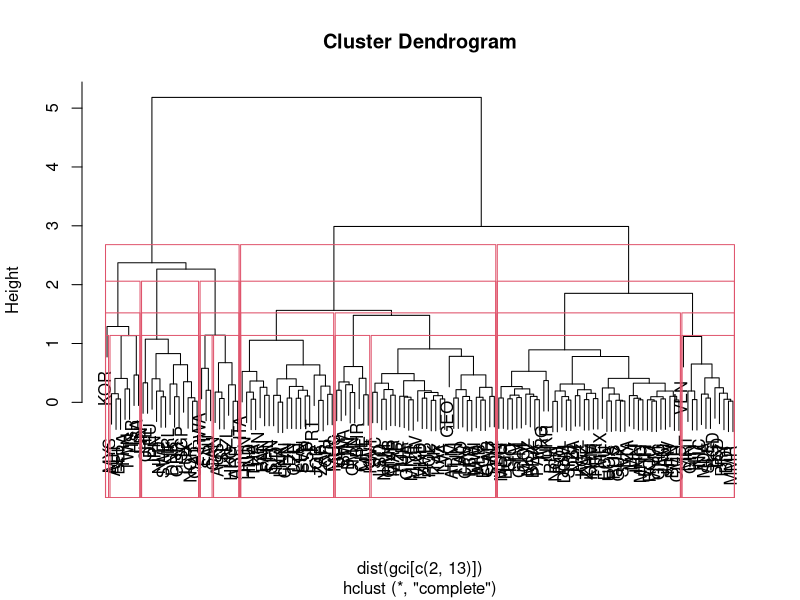
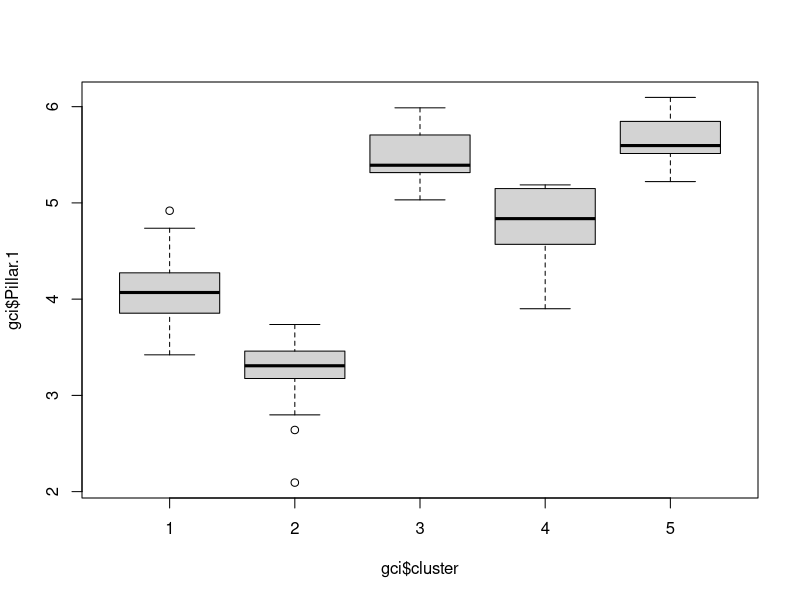
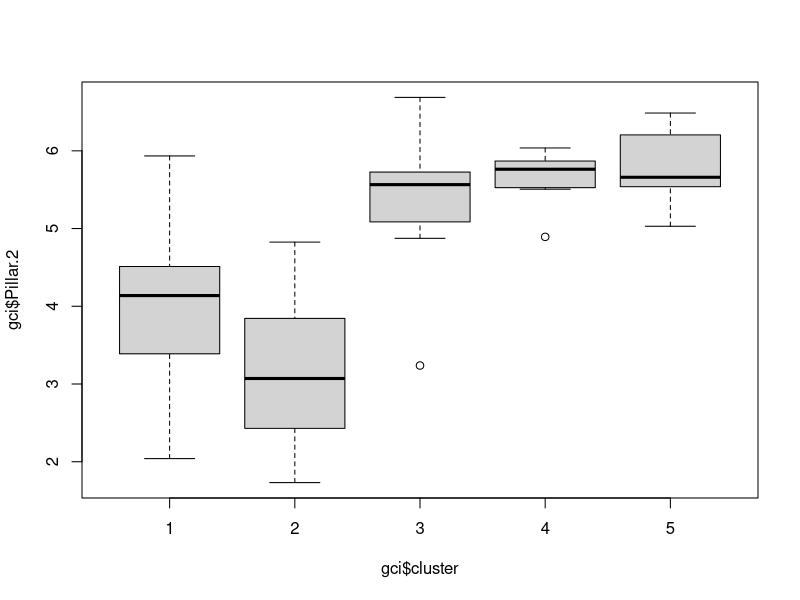
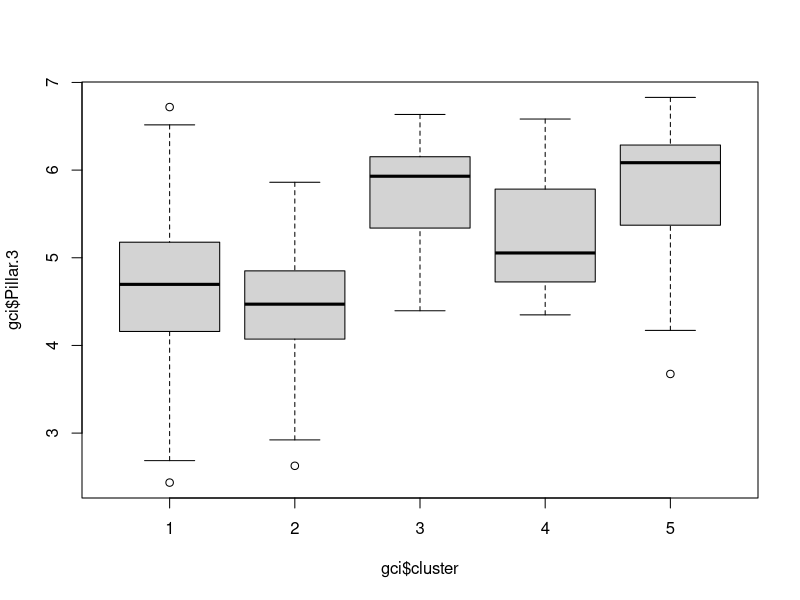
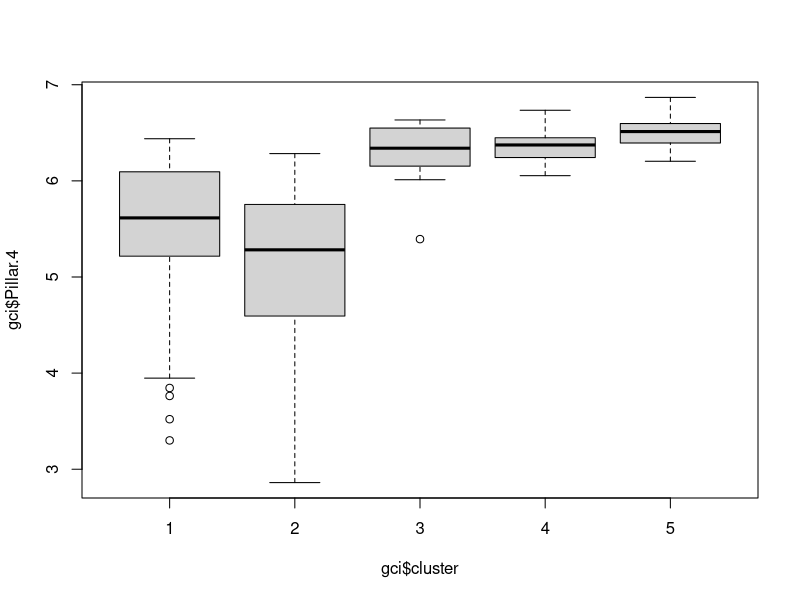
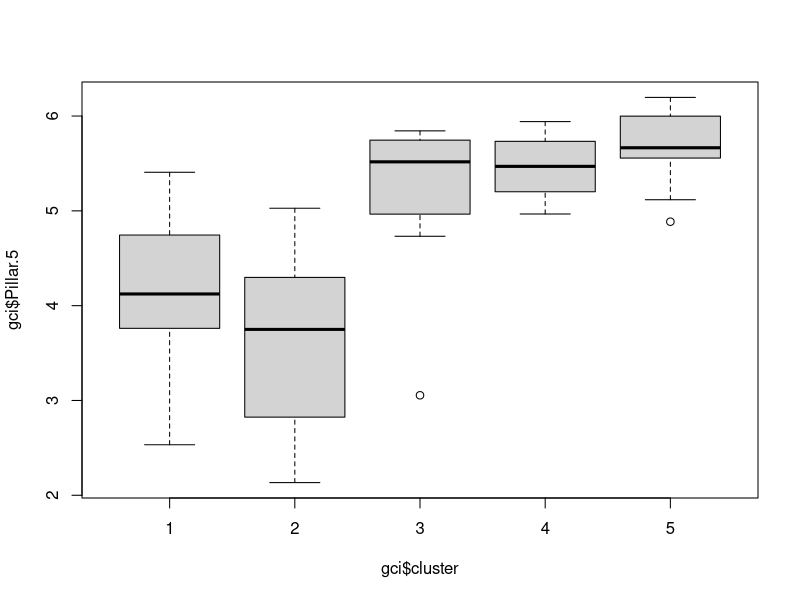
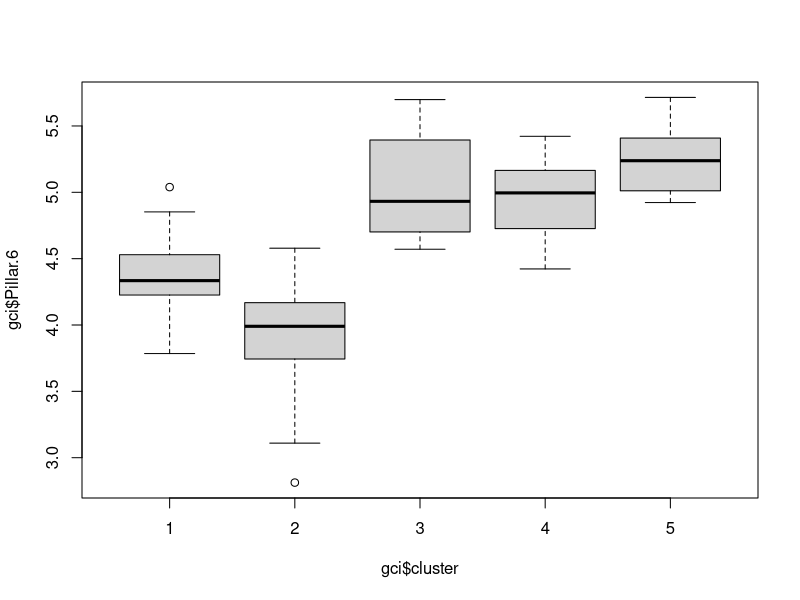
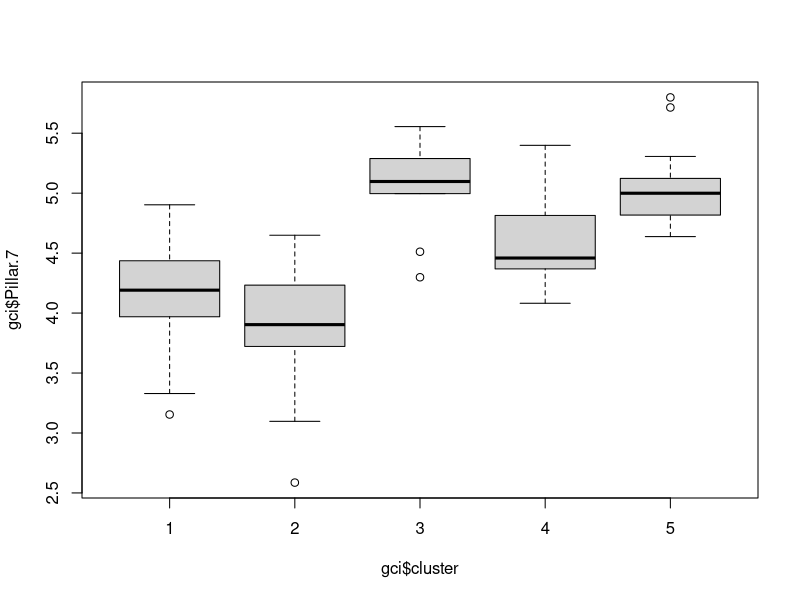

The R source for these figures, in order: (Note: this script raises an error after producing the figures.)
#####Homework 3#####
# ATTENTION!!!: whenever you are applying k means clustering, set seed equal to 5.
# You need to set seed every time before performing k means clustering.
# The Global Competitiveness Report 2015-2016 assesses the competitiveness
# landscape of 144 economies, providing insight into the drivers of their 
# productivity and prosperity. The report remains the most comprehensive assessment of 
# national competitiveness worldwide, providing a platform for 
# dialogue between government, business and civil society about the actions 
# required to improve economic prosperity. Competitiveness is defined as the 
# set of institutions, policies and factors that determine the level of 
# productivity of a country. The level of productivity, in turn, sets the 
# level of prosperity that can be earned by an economy.
# Visit http://reports.weforum.org/global-competitiveness-report-2015-2016 for more details

# The different aspects of competitiveness are captured in 12 pillars, 
# which compose the Global Competitiveness Index. The value for pillar for each country is a 
# number between 1-7 and is measured based on the set of sub-indicators (also measured by the scale 1-7)
# Your task is to create clusters of countries based on the pillars of competitivness.

# 1. Load the dataset GCI.csv into R.
gci <- read.csv( 'GCI.csv' )

# 2. Make the variable Country.code as rownames for the dataframe 
# (hint: use rownames() command) (1)
rownames( gci ) <- gci$Country.Code

# 3. Remove the variable Country.Code from the dataframe as you will 
# not need it anymore. (1)
gci$Country.Code <- NULL

# 4. Run hierarchical clustering on the dataset, using 12 pillars as clustering variables (2)
set.seed( 5 )
hc <- hclust( dist( gci[ c(2,13) ] ) )


# 5.Plot the dendogram. What do you think is the optimal number of clusters?
# Try 4 different options. The code should be written in such a 
# way that R gives you a new clear plot each time you try different number 
# of clusters and the rectangles are drown on top of them for each of your options.
# Your goal is to get as nit plots as possible. (2)
plot( hc )
rect.hclust( hc, 10 )
rect.hclust( hc, 5 )  # the best one
rect.hclust( hc, 3 )
rect.hclust( hc, 7 )

# 5.1 Choose one of the numbers of the clusters that you created in problem 5.
# Describe what are the differnces between the clusters in terms of differences in  means. (1)
M<-cutree( hc, 5 )
gci$cluster <- M
attach( gci )
aggdata <- aggregate( gci[-c(1,14)], by=list( gci$cluster ), FUN=mean )
print( aggdata )
detach( gci )

# 5.2 How will you describe your clusters? Try to give names to each of the clusters.(1)
# the first 3 clusters are rich and developed countries
# the second two are poor or developing countries
# cluster1 - developed
# cluster2 - europe
# cluster3 - life quality
# cluster4 - developing
# cluster5 - poor
# Of course there are exceptions, but most of the countries in the clusters can be described by the words above

# 5.3 Looking at the averages of the pillars for each cluster, pick a pillar
# that you think constitutes the largest difference between the clusters.
# Create a boxplot of that pillar against the clusters. Give your comments. (2)
boxplot( gci$Pillar.1~gci$cluster )
boxplot( gci$Pillar.2~gci$cluster )
boxplot( gci$Pillar.3~gci$cluster )
boxplot( gci$Pillar.4~gci$cluster )
boxplot( gci$Pillar.5~gci$cluster )
boxplot( gci$Pillar.6~gci$cluster )
boxplot( gci$Pillar.7~gci$cluster )
boxplot( gci$Pillar.8~gci$cluster )
boxplot( gci$Pillar.9~gci$cluster )
boxplot( gci$Pillar.10~gci$cluster )
boxplot( gci$Pillar.11~gci$cluster )
boxplot( gci$Pillar.12~gci$cluster )
# gci$Pillar.1 is the most different

# 6.Run K-means algorithm, with the same number of clusters that you used in the
# prevous problem. (1) 
set.seed( 5 )
clusters <- kmeans( gci[-c(1,14)], 5 )
clusters$size
clusters

# 7. Are the results the same? Comment.
# (Remember that you might get different numbers (labels) for the 
# clusters if you are using different methods. (2)
# We got almost the same result
# But the number of countries in each cluster is a little different

# Now choose one of the methods and continue with that.

# The dataset WDI indicators has some social and economic data on the countries included in GCI study.
# Note the WDI dataset has the same order as GCI,
# so you can easly add cluster variable to the WDI dataset

# 8.1 Read the dataset into R. Look at the population - what are the min and max values 
# for each cluster? what does this info tell you about the clusters? (2)
wdi <- read.csv( 'WDI.csv' )
# I choose hierarcial clustering
wdi$cluster <- gci$cluster
aggregatedMin <- aggregate( wdi[-c(1)], by=list( wdi$cluster ), FUN=min, na.rm = TRUE )
aggregatedMax <- aggregate( wdi[-c(1)], by=list( wdi$cluster ), FUN=max, na.rm = TRUE )
aggregatedMin$Population
aggregatedMax$Population

# 8.2 Describe your clusters using indicators from the WDI dataset:
# Note that the meanings of the variables are given in a seperate file.
# You need to do a small research, if you want to understand better these variables.
# Try to give description of each cluster in 2-3 sentences. (3)
aggregate( wdi[-c(1)], by=list( wdi$cluster ), FUN=mean, na.rm = TRUE )
# life expectency and unemployment show that countries in the first and second clusters are not developed
# in 3rd, 4th and 5th clusters thr countries are developed

# Global Peace Index is an attempt to measure the relative position of nations' and regions' peacefulness.
# The dataset GPI provides the Global Peace Index scores and rankings 
# for the countries included in the list.
# Note the GPI dataset has the same order as GCI,
# so you can easly add cluster variable to the WDI dataset.

# 9.1 Load the dataset into R.
gpi <- read.csv( 'GPI.csv' )
gpi$cluster <- gci$cluster

# 9.2 Calcualte average score for each cluster. Comment on your findings. (2)
aggregate( gpi[-c(1,2)], by=list( gpi$cluster ), FUN=mean, na.rm = TRUE )$GPI.2016.Score


# 9.3 Estimate rankings for cluster based on the average scores you received in previous step.
# (The rankings for each country are available in the GPI dataset.)(2)
# => in sorted order by clusters (5,3,4,1,2)

# 10. Do your own research on the datasets, find something interesting.(5)
# Do not do trivial manipulations like creating plots without making any valuable
# inferences about those plots.
set.seed( 5 )
wdi <- na.omit( wdi )
clusters <- kmeans( wdi$Life_expectancy, 5 )
clusters$size
clusters
# clusters are very similar to the previous results
# so life expectency plays a significant role in clustering
rm( list = ls() )

#Football data analysis
# The file Soccer.csv summarized various data for football players from 11 European 
# Leagues. The data is collecting based on the FIFA ratings. 
# http://sofifa.com/player/192883 By opening this link, you can find the data for
# Henrikh Mkhitaryan, as well as find the decriptions of the variables. Do some
# reasearch on this web site before starting your homework.

  
# The file Soccer.csv summarized various data for football players from 11 European 
# Leagues. The data is collecting based on the FIFA ratings. 
# http://sofifa.com/player/192883 By opening this link, you can find the data for
# Henrikh Mkhitaryan, as well as find the decriptions of the variables. Do some
# reasearch on this web site before starting your homework.


  
# 11. Load file Soccer.csv into R. Perform k means clustering. 
# Try with at least two different numbers of clusters. (2)
soccer <- read.csv( 'Soccer.csv' )
soccer_scaled <- as.data.frame( scale( soccer[,5:42] ) )
clusters6 <- kmeans( soccer_scaled, 6 )
clusters5 <- kmeans( soccer_scaled, 5 )
clusters4 <- kmeans( soccer_scaled, 4 )
clusters3 <- kmeans( soccer_scaled, 3 )

# 12. Plot the clusters for all the trials (numbers of clusters).
# Do you see any similarity in both graphs?
# Hint: you may find useful package fpc and function called plotcluster. (3)
library( fpc )
plotcluster( soccer_scaled, clusters3$cluster )
plotcluster( soccer_scaled, clusters4$cluster )
plotcluster( soccer_scaled, clusters5$cluster )
plotcluster( soccer_scaled, clusters6$cluster )
# one is the cluster of goalkeepers :)
# vratar, pashtpan, kisapashtpan, harcakvox => clustering in 4 different clusters is probably the best option

# 13. Aggregate the means for all the variables for one of 
# the results that you got in question 2. Give comments about the clusters. (2)
soccer_scaled$cluster <- clusters4$cluster
aggregate( soccer, by=list( soccer$cluster ), FUN=mean, na.rm = TRUE )
# short passing is high for forwards
# sprint is highest for forwards and midfielders
# standing tackle is high in cluster of defenders


# 14. Now perform hierarchical clustering. Again try with several number of clusters. (2)
hclusters <- hclust( dist(soccer_scaled) )
plot( hclusters )
rect.hclust( hclusters, 3 )
rect.hclust( hclusters, 4 ) # kind of good
rect.hclust( hclusters, 5 )
rect.hclust( hclusters, 6 )

# 15. For all the trials, again create plots and try to find patterns.
# Describe the patterns that you noticed. (2)
plotcluster( soccer_scaled, cutree( hclusters, 3 ) ) # goalkeepers are sparated from others but the two remaining clusters are not that distinct
plotcluster( soccer_scaled, cutree( hclusters, 4 ) ) # part of the clusters are merged together, but are distinct enough
plotcluster( soccer_scaled, cutree( hclusters, 5 ) ) # clusters are getting really messy
plotcluster( soccer_scaled, cutree( hclusters, 6 ) ) # complete mess, most of the clusters are merged together

# 16. Based on the patterns and similarities between the graphs that you
# noticed while performing clustering with kmeans and hierarchical 
# clustering, come up with an optimal number of clusters. Choose
# either of the clustering methods, and assign clusters to each of 
# the cases in the soccer dataset. (2)
# The best one I think is dividing into 4 clusters
# It can be explained too. Vro, Pashtpan, Kisapashtpan, Harcakvox
soccer$cluster <- clusters4$cluster        # while doing kmeans these clusters were more distinct than while doing hierarcial
soccer_scaled$cluster <- clusters4$cluster # while doing kmeans these clusters were more distinct than while doing hierarcial


# 17. Aggregate the average data for all the variables for the number
# of the clusters that you chose in question 7. What are the differences 
# between those clusters? Try to give a general description for 5-6 of them. (2)
aggregate( soccer, by=list( soccer$cluster ), FUN=mean, na.rm = TRUE )
# The same comments for the question above
# short passing is high for forwards
# sprint is highest for forwards and midfielders
# standing tackle is high in cluster of defenders
# reaction for forwards is high
# shot power is high for forwards
# free_kick_accuracy is high fro forwards

# 18. Pick a player from each of those clusters. Describe those players in terms of
# their affiliation to the clusters. What are the similarities and differences between them? (1)
# All the differences are described in 17
soccer_scaled$player <- soccer$player_name
# Take Bastian Schweinsteiger from cluster 1 he is wonderful player with wonderful skills
# reaction -> 86.96154
# shot power -> 86.46154 etc
# Take Gianluigi Buffon from cluster 4 (goalkeeper) he is one of the best goalkeepers in the world
# but has relatively small shot power -> 34.58065
# and low acceleration as he is not a forward -> 51.64516
# Wilfried Zaha -> cluster 2 midfielder
# has high acceleration -> 85.36667
# shot power -> 65
# Nikola Petkovic defender -> cluster 3
# slow acceleration -> 64.42857

# 19. Now aggregate the data in a way that you end up with dataframe
# where each row represents a club. Now run clustering on that dataframe
# (use whichever method you prefer.) Aggregate the average values for
# each of the clusters. Again, choose 5-6 variables, compare the clubs
# based on them, and try to give names to the clusters.
df <- as.data.frame( aggregate( soccer[-c(1,2,3,4)], by=list( soccer$team_long_name ), FUN=mean, na.rm = TRUE ) )
# dribling => first is Bayern Munich then comes Barcelona
# Chievo is the amenatariqov team, jahelner are in the team Twente
# Highest avarage strength has Juventus
# Bayern Munich gives the longest passes
# Tallest team is Wolfsburg

# 20. Do your own research on the datasets, find something interesting.
# Do not do trivial manipulations like creating plots without making any valuable
# inferences about those plots. (5)
# Henrik Mkhitaryan is in cluster 1 with Lionel Messi, Bastian Schweinsteiger...
# He Has higher ball controll (84.39474) than Manuel Neuer (30.41379) or Pique (74.85714)
